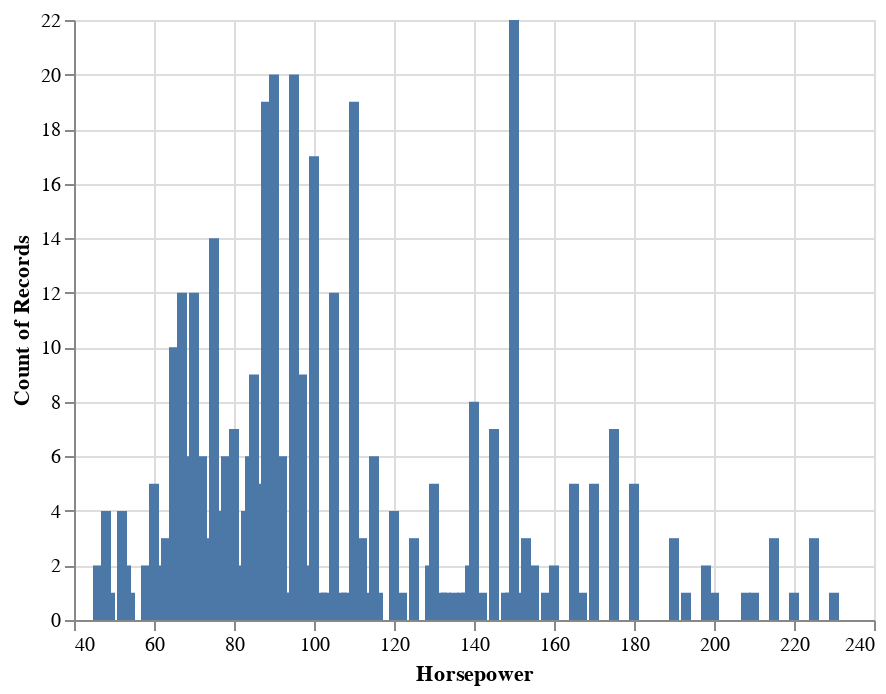

The notebook cell this image was saved under:
### Code cell
alt.Chart(cars).mark_bar().encode(x="Horsepower", y="count(Horsepower)")

### Figure 1 — Vega-Lite specification as saved in the notebook (floating-point values rounded to 4 significant figures; data arrays with more than 128 entries replaced by an {"elided": "..."} marker saying what was removed)
{"$schema": "https://vega.github.io/schema/vega-lite/v2.6.0.json", "config": {"view": {"height": 300, "width": 400}}, "data": {"name": "data-c8f93488148fad3697c74ae8c2dd0e69"}, "datasets": {"data-c8f93488148fad3697c74ae8c2dd0e69": {"elided": "406 records"}}, "encoding": {"x": {"field": "Horsepower", "type": "quantitative"}, "y": {"aggregate": "count", "field": "Horsepower", "type": "quantitative"}}, "mark": "bar"}
